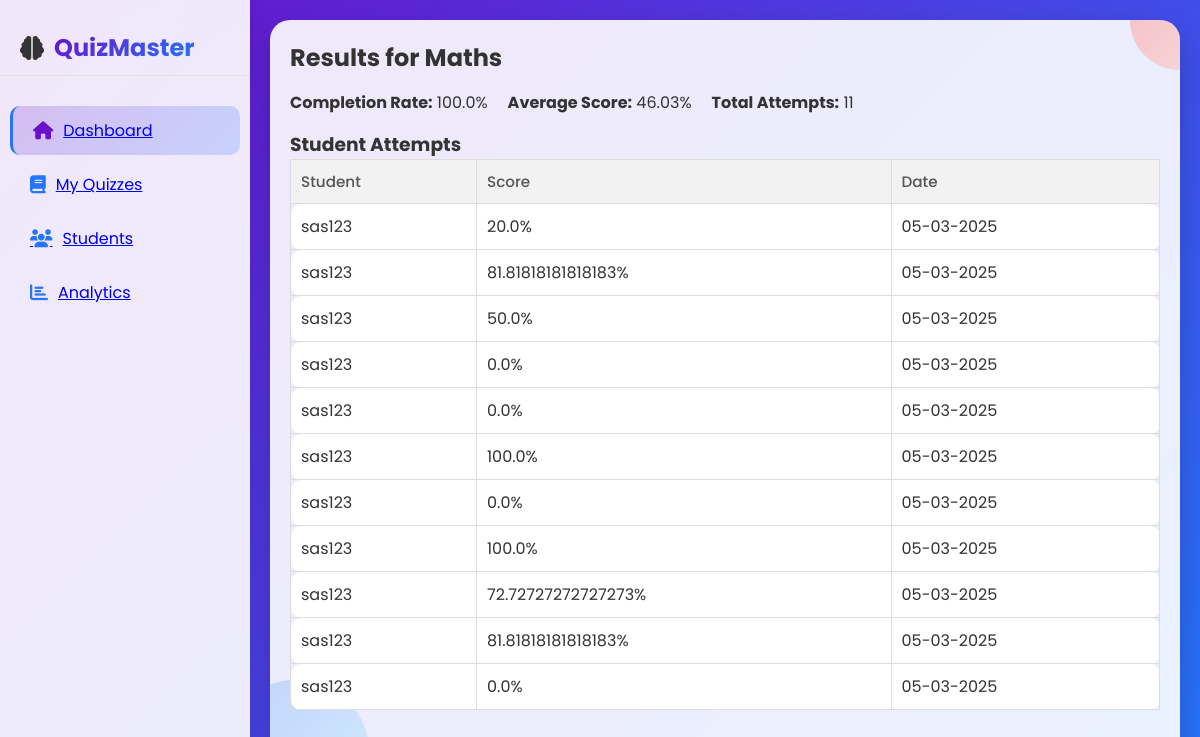
/quiz/results/2/ (signed in), run on an earlier commit of the app's database.
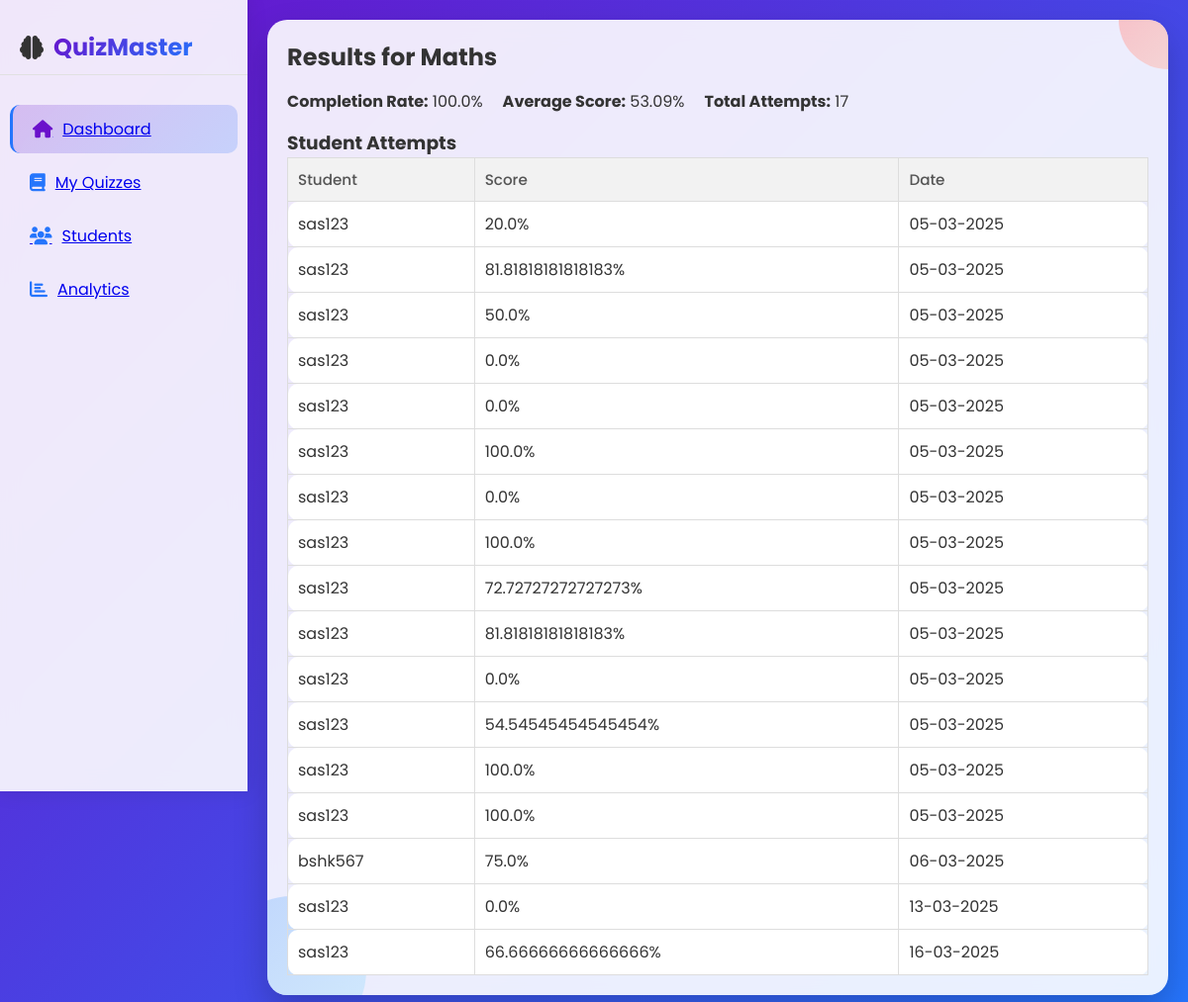
And on a later commit of the database.
### Quizzes/models.py (models this page shows, shortened)
class StudentQuizAttempt(models.Model):
    student = models.ForeignKey(Student, on_delete=models.CASCADE)
    quiz = models.ForeignKey(Quiz, on_delete=models.CASCADE)
    score = models.FloatField()
    completed_at = models.DateTimeField(auto_now_add=True)

### Students/models.py (models this page shows, shortened)
class Student(models.Model):
    user = models.OneToOneField(User, on_delete=models.CASCADE)
    enrolled_date = models.DateTimeField(auto_now_add=True)
    educational_level = models.CharField(max_length=20, choices=Admin.EDUCATION_LEVEL_CHOICES)
    subjects = models.ManyToManyField('Subject', related_name='students')

### Admin/models.py (models this page shows, shortened)
class User(AbstractUser):
    GENDER_CHOICES = (
    ('Male', 'Male'),
    ('Female', 'Female'),
    ('Other', 'Other'),
    )
    email = models.EmailField(unique=True)
    name= models.CharField(max_length=100,default="")
    dob = models.DateField(null=True, blank=True)
    gender = models.CharField(max_length=10, choices=GENDER_CHOICES, null=True, blank=True)
    address = models.TextField(blank=True)
    role = models.CharField(max_length=10, choices=[('student', 'Student'), ('educator', 'Educator'), ('admin', 'Admin')])
    USERNAME_FIELD = 'email'  # Use email for login instead of username
    REQUIRED_FIELDS = ['username']

### Educators/views.py (the view)
# urls.py: path('quiz/results/<int:quiz_id>/', view_results, name='view_results'),
@login_required
def view_results(request, quiz_id):
    quiz = get_object_or_404(Quiz, id=quiz_id, educator=request.user.educator)
    student_attempts = StudentQuizAttempt.objects.filter(quiz=quiz).select_related('student')
    total_attempts = student_attempts.count()
    avg_score = student_attempts.aggregate(avg_score=Avg('score'))['avg_score'] or 0
    completion_rate = round((total_attempts / max(len(student_attempts) or 1, 1)) * 100, 2) if total_attempts else 0
    return render(request, 'educators/view_results.html', {
        'quiz': quiz,
        'student_attempts': student_attempts,
        'total_attempts': total_attempts,
        'avg_score': round(avg_score, 2),
        'completion_rate': completion_rate,
    })

### templates/educators/view_results.html
<link rel="stylesheet" href="/templates/educators/css/styles(1).css">
<link rel="stylesheet" href="/templates/educators/css/styles-create.css">
<link rel="stylesheet" href="https://cdnjs.cloudflare.com/ajax/libs/font-awesome/6.5.1/css/all.min.css">
<body>
    <div class="dashboard">
        <div class="sidebar">
            <div class="logo">
                <i class="fas fa-brain"></i>
                <span>QuizMaster</span>
            </div>
            <a href="{% url 'educator_dashboard' %}" class="nav-item active">
                <i class="fas fa-home"></i>
                <span>Dashboard</span>
            </a>
            <a href="{% url 'edu_quizzes' %}" class="nav-item">
                <i class="fas fa-book"></i>
                <span>My Quizzes</span>
            </a>
            <a href="{% url 'Students_board' %}" class="nav-item">
                <i class="fas fa-users"></i>
                <span>Students</span>
            </a>
            <a href="{% url 'educator_analytics' %}" class="nav-item">
                <i class="fas fa-chart-bar"></i>
                <span>Analytics</span>
            </a>
        </div>
        {% block content %}
        <div class="content">
            <div class="results-container">
                <h2>Results for {{ quiz.title }}</h2>
                <div class="quiz-stats">
                    <p><strong>Completion Rate:</strong> {{ completion_rate }}%</p>
                    <p><strong>Average Score:</strong> {{ avg_score }}%</p>
                    <p><strong>Total Attempts:</strong> {{ total_attempts }}</p>
                </div>
                <h3>Student Attempts</h3>
                {% if student_attempts %}
                <table>
                    <thead>
                        <tr>
                            <th>Student</th>
                            <th>Score</th>
                            <th>Date</th>
                        </tr>
                    </thead>
                    <tbody>
                        {% for attempt in student_attempts %}
                        <tr>
                            <td>{{ attempt.student.user.username }}</td>
                            <td>{{ attempt.score }}%</td>
                            <td>{{ attempt.completed_at|date:"d-m-Y" }}</td>
                        </tr>
                        {% endfor %}
                    </tbody>
                </table>
                {% else %}
                <p>No attempts yet.</p>
                {% endif %}
            </div>
        </div>
    </div>
    {% endblock %}

What changed in the data, as far as the page shows it:
added StudentQuizAttempt: student.user.username "sas123", score "54.54545454545454", completed_at "05-03-2025"
added StudentQuizAttempt: student.user.username "sas123", score "100.0", completed_at "05-03-2025"
added StudentQuizAttempt: student.user.username "sas123", score "100.0", completed_at "05-03-2025"
added StudentQuizAttempt: student.user.username "bshk567", score "75.0", completed_at "06-03-2025"
added StudentQuizAttempt: student.user.username "sas123", score "0.0", completed_at "13-03-2025"
added StudentQuizAttempt: student.user.username "sas123", score "66.66666666666666", completed_at "16-03-2025"
Also different on the page:
{{ avg_score }}: "46.03" → "53.09"
{{ total_attempts }}: "11" → "17"
